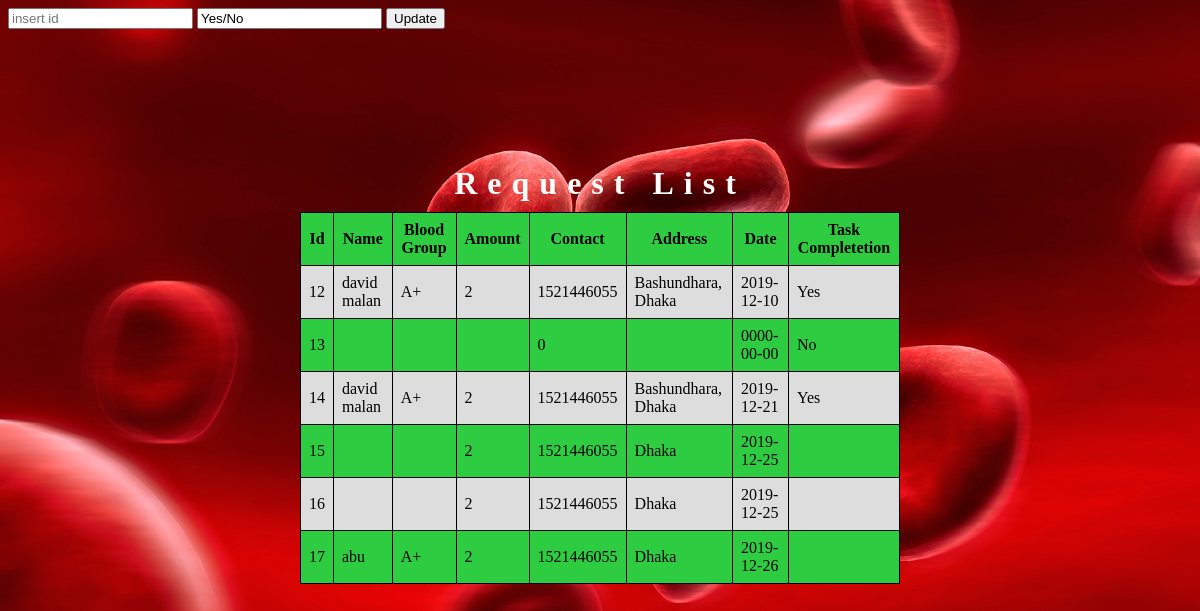
/AdminPanel/request.php, run on the app's committed database.
### tables this page shows
CREATE TABLE `request_for_blood` (
  `id` int(10) UNSIGNED NOT NULL,
  `name` varchar(50) NOT NULL,
  `blood_group` varchar(20) NOT NULL,
  `amount` varchar(20) NOT NULL,
  `contact` int(20) NOT NULL,
  `address` varchar(50) NOT NULL,
  `date` date NOT NULL,
  `complete` varchar(3) NOT NULL
);

### AdminPanel/request.php (the view, shortened to what this page needs)
<?php
  include 'config.php';
 ?>
 <!DOCTYPE html>
 <html>
   <head>
   </head>
   <body>
     <form class="" action="requestUpdate.php" method="post">
       <input type="number" name="up-id" value="" placeholder="insert id">
       <input type="text" name="up-comp" value="Yes/No">
       <input type="submit" name="" value="Update">
     </form>
     <div class="maincontent">
 			<br><br/>
 			<table>
 				<br><br><br>
 				<caption><strong>Request List</strong></caption>
        <th>Id</th>
 				<th>Name</th>
 				<th>Blood Group</th>
         <th>Amount</th>
 				<th>Contact</th>
 				<th>Address</th>
         <th>Date</th>
         <th>Task Completetion</th>
 				<?php
 					$sql = "SELECT * FROM request_for_blood";
 					$result = $conn->query($sql);
 					if ($result==true) {
 						while($row = $result->fetch_assoc()) {
 							echo "<tr>";
                echo "<td>".$row['id']."</td>";
 								echo "<td>".$row['name']."</td>";
 								echo "<td>".$row['blood_group']."</td>";
 								echo "<td>".$row['amount']."</td>";
 								echo "<td>".$row['contact']."</td>";
                 echo "<td>".$row['address']."</td>";
                 echo "<td>".$row['date']."</td>";
                 echo "<td>".$row['complete']."</td>";
 							echo "</tr>";
 							}
 					} else {
 						echo ("<h1>List empty!</h1>");
 					}
 				?>
 			</table>
 			<br />
 			<br />
 			<br />
 			<br />
 		</div>
   </body>
 </html>

### AdminPanel/request.php (style rules this page uses)
body { background-image:url(images/image1.jpg); background-size:cover; }
caption { color: white; text-align: center; margin-bottom: 5px; font-size: 200%; padding: 5px; letter-spacing: 10px; font-weight: bold; }
table { position:absolute; top:20%; left:25%; border-collapse: collapse; width: 50%; }
th, td { border: 1px solid black; padding: 8px; }
tr:nth-child(even) { background-color: #dddddd; }
tr:nth-child(odd) { background-color: #2ECC40; }

### data on the page
request_for_blood: id "12", name "david malan", blood_group "A+", amount "2", contact "1521446055", address "Bashundhara, Dhaka", date "2019-12-10", complete "Yes"
request_for_blood: id "13", contact "0", date "0000-00-00", complete "No"
request_for_blood: id "14", name "david malan", blood_group "A+", amount "2", contact "1521446055", address "Bashundhara, Dhaka", date "2019-12-21", complete "Yes"
request_for_blood: id "15", amount "2", contact "1521446055", address "Dhaka", date "2019-12-25"
request_for_blood: id "16", amount "2", contact "1521446055", address "Dhaka", date "2019-12-25"
request_for_blood: id "17", name "abu", blood_group "A+", amount "2", contact "1521446055", address "Dhaka", date "2019-12-26"
